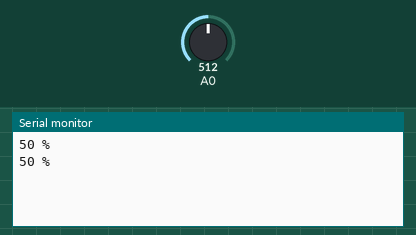
The sketch below on a simulated ESP8266 (NodeMCU). Shown: the last lines printed to the serial monitor. Inputs (shaded band) come from the test bench; at power-on: A0 = 512.

Above: at 1.8 s.
1.9 s: A0 set to 716
At 2.8 s:
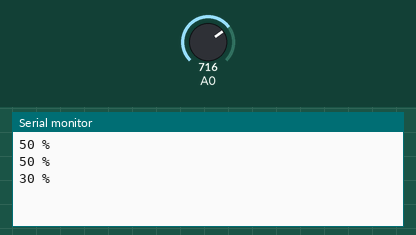
3.4 s: A0 set to 900
At 4.4 s:
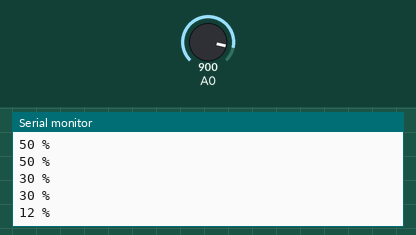
Timing chart, 0 to 6.4 s (numbered marks = the images above; inputs shaded):
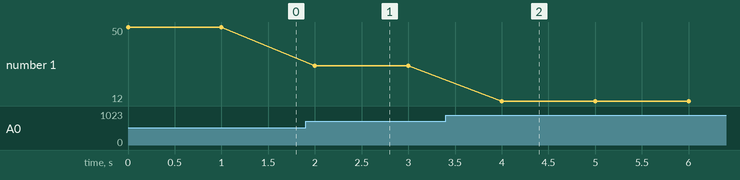

The sketch:

soilMoisture.ino
```cpp
#include <ESP8266WiFi.h>              // Include main library
//const char* ssid     = "Tump";    //ชื่อ wifi
//const char* password = "11223344";  // wifi password

int sensorValue = 0;
void setup()
{
  Serial.begin(9600);
//  pinMode(D1, OUTPUT);       //***
//  WiFi.begin(ssid, password);
//  while (WiFi.status() != WL_CONNECTED)
//  {
//    delay(500);
//  }
}
void loop()
{
  sensorValue = analogRead(A0);       //อ่านค่า analog
  //****************************
 int  outputValue = map(sensorValue, 0, 1023, 100, 0); // Map 0 => 100 , 1023 => 0

  if(outputValue<30)
  {
      digitalWrite(D1, LOW);
  }else {
      digitalWrite(D1, HIGH);
  }
  //***************************
  Serial.print(outputValue);
  Serial.println(" %");
  delay(1000);                          //หน่วงเวลา 1 วินาที

}
```

Measured:
- after the input at 1.9 s, the serial monitor: prints a new line after 0.10 s (image 1)
- after the input at 3.4 s, the serial monitor: prints a new line after 0.60 s (image 2)
- plotted number 1: 50 → 30 after the input at 1.9 s, 30 → 12 after the input at 3.4 s
